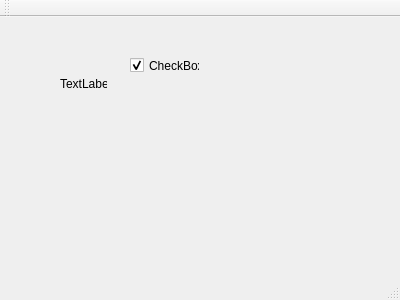
<?xml version="1.0" encoding="UTF-8"?>
<ui version="4.0">
 <class>MainWindow</class>
 <widget class="QMainWindow" name="MainWindow">
  <property name="geometry">
   <rect>
    <x>0</x>
    <y>0</y>
    <width>400</width>
    <height>300</height>
   </rect>
  </property>
  <property name="windowTitle">
   <string>MainWindow</string>
  </property>
  <widget class="QWidget" name="centralWidget">
   <widget class="QLabel" name="label">
    <property name="enabled">
     <bool>true</bool>
    </property>
    <property name="geometry">
     <rect>
      <x>60</x>
      <y>60</y>
      <width>47</width>
      <height>13</height>
     </rect>
    </property>
    <property name="text">
     <string>TextLabel</string>
    </property>
   </widget>
   <widget class="QCheckBox" name="checkBox">
    <property name="geometry">
     <rect>
      <x>130</x>
      <y>40</y>
      <width>70</width>
      <height>17</height>
     </rect>
    </property>
    <property name="text">
     <string>CheckBox</string>
    </property>
    <property name="checked">
     <bool>true</bool>
    </property>
   </widget>
  </widget>
  <widget class="QMenuBar" name="menuBar">
   <property name="geometry">
    <rect>
     <x>0</x>
     <y>0</y>
     <width>400</width>
     <height>21</height>
    </rect>
   </property>
  </widget>
  <widget class="QToolBar" name="mainToolBar">
   <attribute name="toolBarArea">
    <enum>TopToolBarArea</enum>
   </attribute>
   <attribute name="toolBarBreak">
    <bool>false</bool>
   </attribute>
  </widget>
  <widget class="QStatusBar" name="statusBar"/>
 </widget>
 <layoutdefault spacing="6" margin="11"/>
 <resources/>
 <connections>
  <connection>
   <sender>checkBox</sender>
   <signal>clicked(bool)</signal>
   <receiver>label</receiver>
   <slot>setVisible(bool)</slot>
   <hints>
    <hint type="sourcelabel">
     <x>135</x>
     <y>89</y>
    </hint>
    <hint type="destinationlabel">
     <x>92</x>
     <y>105</y>
    </hint>
   </hints>
  </connection>
 </connections>
</ui>
